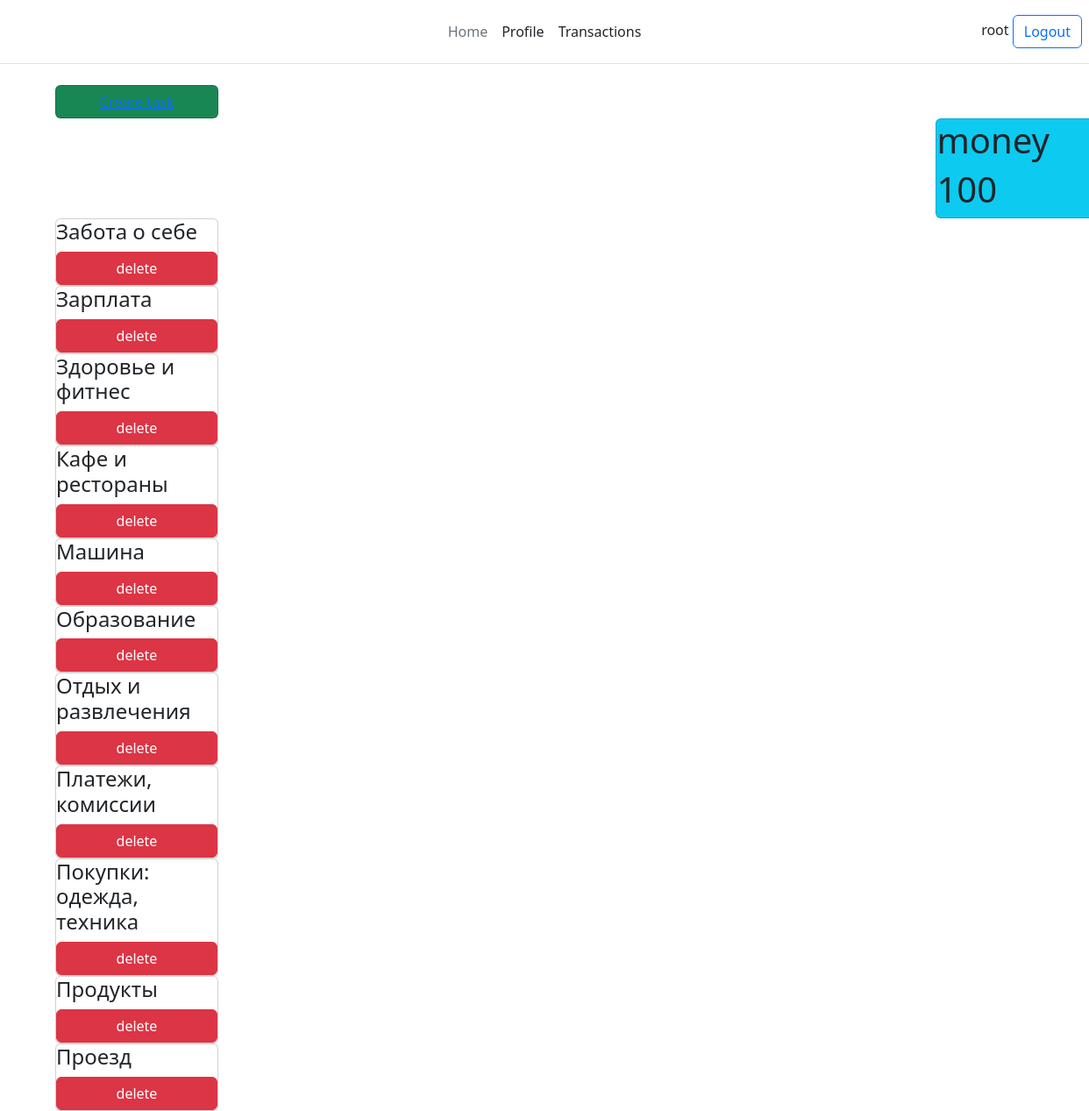
/profile/ (signed in), run on the app's committed database.
### user/models.py (models this page shows, shortened)
class Info(models.Model):
    balance = models.IntegerField()
    title = models.CharField(max_length=100)

class Categories(models.Model):
    cats = models.CharField(max_length=50)

### user/views.py (the view)
# urls.py: path('profile/', views.profile, name='profile'),
def profile(request):
    projects = Info.objects.all()
    projects_1 = Categories.objects.order_by('id')
    context = {
        'projects': projects,
        'projects_1': projects_1
    }
    return render(request, 'profile.html', context)

### user/templates/profile.html
{% extends "home.html" %}
{% load static %}
{% block body %}
<div class="container md-2">
    <div class="card col-2 btn bg-success">
        <a href="create/">Creare task</a>
    </div>
    {% for el in projects %}
    <div class="card col-2 bg-info" style="left: 90%; top: 0px;">
        <h1>{{ el.title }}</h1>
        <h1>{{ el.balance }}</h1>
    </div>
    {% endfor %}
    {% if projects_1 %}
    {% for el in projects_1 %}
    <div class="card col-2">
        <h4>{{ el.cats }}</h4>
        <a href="{% url 'delete' el.id %}" class="btn btn-danger">delete</a>
    </div>
    {% endfor %}
    {% endif %}
</div>
{% endblock %}

### user/templates/home.html
<link rel="stylesheet" href="https://cdn.jsdelivr.net/npm/bootstrap@5.2.2/dist/css/bootstrap.min.css">
<header class="d-flex flex-wrap align-items-center justify-content-center justify-content-md-between py-3 mb-4 border-bottom">
    <a href="/" class="d-flex align-items-center col-md-3 mb-2 mb-md-0 text-dark text-decoration-none">
        <svg class="bi me-2" width="40" height="32" role="img" aria-label="Bootstrap">
            <use xlink:href="#bootstrap"></use>
        </svg>
    </a>
    <ul class="nav col-12 col-md-auto mb-2 justify-content-center mb-md-0">
        <li><a href="#" class="nav-link px-2 link-secondary">Home</a></li>
        <li><a href="profile/" class="nav-link px-2 link-dark">Profile</a></li>
        <li><a href="#" class="nav-link px-2 link-dark">Transactions</a></li>
    </ul>
    <div class="col-md-3 text-end">
        {% if request.user.is_authenticated %}
        {{ user.username }}
        <button type="button" class="btn btn-outline-primary me-2"><a class="text-decoration-none" href="logout/">Logout</a></button>
        {% else %}
        <button type="button" class="btn btn-outline-primary me-2"><a class="text-decoration-none" href="login/">Login</a></button>
        <button type="button" class="btn btn-primary"><a class="text-white text-decoration-none" href="register/">Sign-up</a></button>
        {% endif %}
    </div>
</header>
{% block body %}{% endblock %}

### data on the page
Info: title "money", balance "100"
Categories: cats "Забота о себе"
Categories: cats "Зарплата"
Categories: cats "Здоровье и фитнес"
Categories: cats "Кафе и рестораны"
Categories: cats "Машина"
Categories: cats "Образование"
Categories: cats "Отдых и развлечения"
Categories: cats "Платежи, комиссии"
Categories: cats "Покупки: одежда, техника"
Categories: cats "Продукты"
Categories: cats "Проезд"

### other printed values
{{ user.username }} "root"
